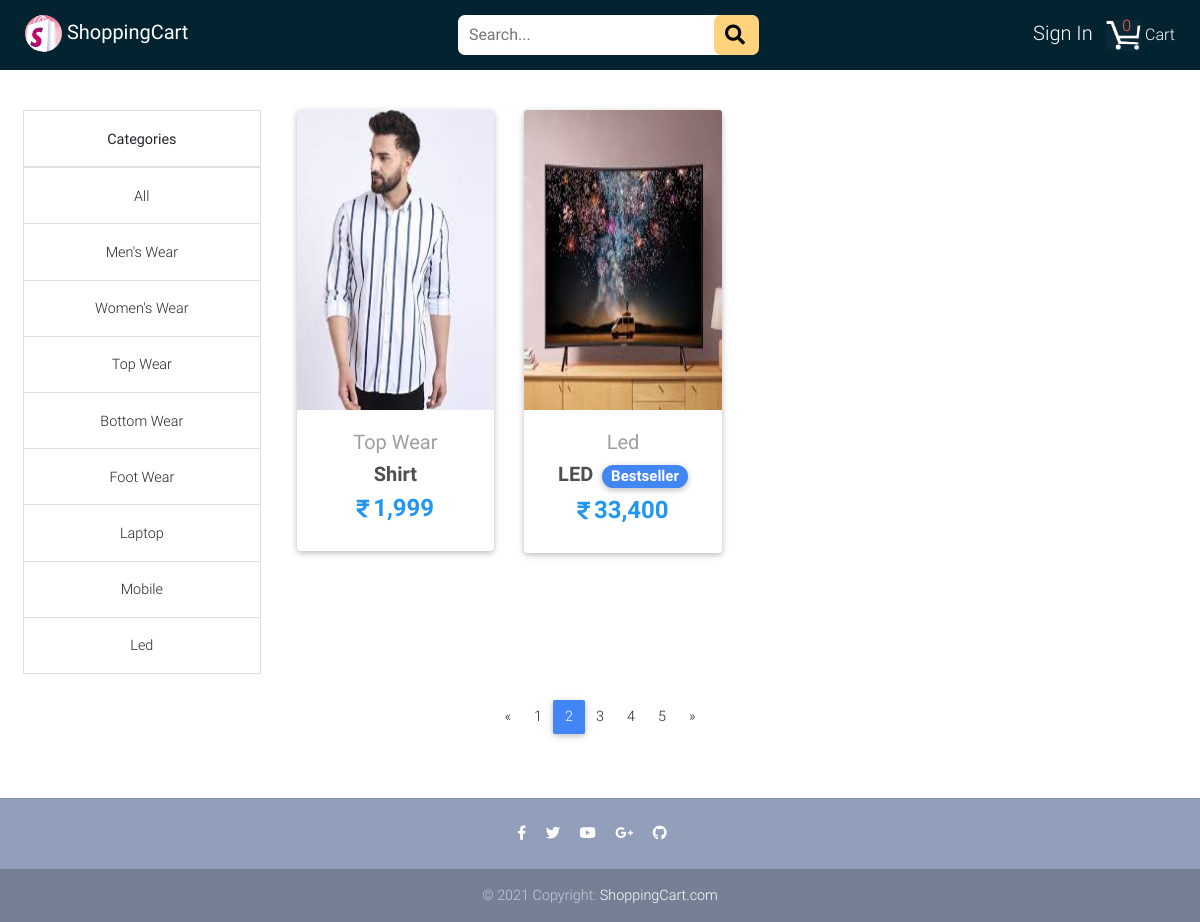
Screenshot of /all-category-products/?page=2 with the database file from the repository.
### myshop/models.py (models this page shows, shortened)
class Category(models.Model):
    category = models.CharField(max_length=15)
    def __str__(self):
        return self.category

class Product(models.Model):
    title = models.CharField(max_length=100)
    price = models.IntegerField()
    discounted_price = models.IntegerField(blank=True, null=True)
    description = models.TextField()
    tag = models.CharField(choices=LABEL_CHOICES,
                           max_length=15, blank=True, null=True)
    label = models.CharField(choices=LABEL_COLOR_CHOICES,
                             max_length=1, blank=True, null=True)
    brand = models.CharField(max_length=50)
    size = MultiSelectField(choices=SIZE_CHOICES, blank=True, null=True)
    category = models.ForeignKey(Category, on_delete=models.CASCADE)
    image = models.ImageField(upload_to='images')

### myshop/views.py (the view)
# urls.py: path('all-category-products/', views.Allcategories, name='all_category'),
def Allcategories(request):
    categories = Category.objects.all()
    products = Paginator(Product.objects.all().order_by('-id'), 2)
    page = request.GET.get('page')
    try:
        all_product = products.page(page)
    except PageNotAnInteger:
        all_product = products.page(1)
    except EmptyPage:
        all_product = products.page(products.num_pages)
    cart_quantity = 0
    user = request.user
    if user.is_authenticated:
        cart_item = Cart.objects.filter(user=user)
        for i in cart_item:
            cart_quantity += i.quantity
    context = {
        'all_product': all_product,
        'categories': categories,
        'cart_quantity': cart_quantity,
    }
    return render(request, 'allcategories.html', context)

### myshop/templates/allcategories.html (shortened to what this page needs)
{% extends "base.html" %}
{% load static %}
{% load humanize %}
{% block content %}
{% if all_product %}
<div class="row" id="tablesectionrow">
    <aside class="text-center" id="categoriestable">
        <table class="table table-bordered">
            <thead>
                <tr>
                    <th>Categories</th>
                </tr>
            </thead>
            <tbody>
                <tr>
                    <td>
                        <a href="{% url 'all_category' %}">All</a>
                    </td>
                </tr>
                {% for category in categories %}
                <tr>
                    <td>
                        <a href="{% url 'category' category.id %}">{{ category }}</a>
                    </td>
                </tr>
                {% endfor %}
            </tbody>
        </table>
    </aside>
    <section class="text-center mb-4" id="categoriessection">
        <div class="row wow fadeIn">
            {% for prod in all_product %}
            <div class="col-lg-3 col-md-6 mb-4">
            <div class="card">
              <div class="view overlay">
                <img src="{{ prod.image.url }}" class="card-img-top" height="300" alt="">
              </div>
              <div class="card-body text-center">
                <a href="{% url 'product_detail' prod.id %}" class="grey-text">
                  <h5>{{ prod.category }}</h5>
                </a>
                <h5>
                  <strong>
                    <a href="{% url 'product_detail' prod.id %}" class="dark-grey-text">{{ prod.title }}
                {% if prod.label %}
                   <span class="badge badge-pill {{ prod.get_label_display }}-color ml-1">{{prod.tag}}</span>
                {% endif %}
                    </a>
                  </strong>
                </h5>
                <h4 class="font-weight-bold blue-text">
                {% if prod.discounted_price %}
                  <strong><i class="fa mr-1" style="font-size: 20px;">&#xf156;</i>{{ prod.discounted_price|intcomma }}</strong>
                {% else %}
                  <strong><i class="fa mr-1" style="font-size: 20px;">&#xf156;</i>{{ prod.price|intcomma }}</strong>
                {% endif %}
                </h4>
              </div>
            </div>
            </div>
            {% endfor %}
        </div>
</div>
<nav class="d-flex justify-content-center wow fadeIn">
    <ul class="pagination pg-blue">
        {% if all_product.has_previous %}
        <li class="page-item">
            <a class="page-link" href="?page={{all_product.previous_page_number}}" aria-label="Previous">
                <span aria-hidden="true">&laquo;</span>
            </a>
        </li>
        {% endif %}
        {% for pg in all_product.paginator.page_range %}
        {% if all_product.number == pg %}
        <li class="page-item active">
            <a class="page-link" href="?page={{pg}}" class="btn btn-default">{{pg}}</a>
        </li>
        {% else %}
        <li class="page-item">
            <a class="page-link" href="?page={{pg}}" class="btn">{{pg}}</a>
        </li>
        {% endif %}
        {% endfor %}
        {% if all_product.has_next %}
        <li class="page-item">
            <a class="page-link" href="?page={{all_product.next_page_number}}" aria-label="Next">
                <span aria-hidden="true">&raquo;</span>
            </a>
        </li>
        {% endif %}
    </ul>
</nav>
{% else %}
<div class="text-center" style="margin-top: 150px; margin-bottom: 256px;">
    <h1>Sorry, Cann't load this page !!</h1><br>
    <h2>"products not found"</h2>
</div>
{% endif %}
{% endblock %}

### myshop/templates/base.html (shortened to what this page needs)
{% load static %}
<!DOCTYPE html>
<html lang="en">
<head>
    <link rel="stylesheet" href="https://use.fontawesome.com/releases/v5.11.2/css/all.css">
    <link href="{% static 'css/bootstrap.min.css' %}" rel="stylesheet">
    <link href="{% static 'css/mdb.min.css' %}" rel="stylesheet">
    <link href="{% static 'css/style.min.css' %}" rel="stylesheet">
</head>
<body>
    <nav class="container-fluid fixed-top navbar-expand-lg">
        <div class="row">
            <div class="brand">
                <a class="navbar-brand waves-effect" href="/" target="_blank">
                    <span>
                        <img src="{% static 'img/logo1.jpg' %}" class="logo">
                    </span>
                    <strong class="white-text">ShoppingCart</strong>
                </a>
            </div>
            {% if user.is_anonymous %}
            <div id="signinpage">
                <a href="{% url 'login' %}">Sign In</a>
            </div>
            {% endif %}
            <div class="cart-item">
                <a href="{% url 'cart_item' %}" class="cart waves-effect">
                    {% if user.is_anonymous %}
                    <span class="cart-basket d-flex align-items-center justify-content-center">0</span>
                    {% else %}
                    <span class="cart-basket d-flex align-items-center justify-content-center">{{cart_quantity}}</span>
                    {% endif %}
                    <span>
                        <img class="cart-image" src="{% static 'img/shoppingcart.png' %}">
                    </span>
                    <span class="text-white">Cart</span>
                </a>
            </div>
            <div class="searchbar">
                <form action="/search" method="GET">
                    <input class="search" name="query" id="query" type="search" placeholder="Search..." aria-label="Search">
                    <button class="search-btn" type="submit" style="border: none;">
                        <i class="fas fa-search"></i>
                    </button>
                </form>
            </div>
        </div>
    </nav>
    {% block content %}{% endblock %}
    <footer class="page-footer text-center font-small mt-5">
        <hr class="my-4">
        <div class="pb-4">
            <a href="#" target="_blank">
                <i class="fab fa-facebook-f mr-3"></i>
            </a>
            <a href="#" target="_blank">
                <i class="fab fa-twitter mr-3"></i>
            </a>
            <a href="#" target="_blank">
                <i class="fab fa-youtube mr-3"></i>
            </a>
            <a href="#" target="_blank">
                <i class="fab fa-google-plus-g mr-3"></i>
            </a>
            <a href="#" target="_blank">
                <i class="fab fa-github mr-3"></i>
            </a>
        </div>
        <div class="footer-copyright py-3">
            © 2021 Copyright:
            <a href="#" target="_blank"> ShoppingCart.com</a>
        </div>
    </footer>
</body>
</html>

### rows the page displays
Category: category "Men's Wear"
Category: category "Women's Wear"
Category: category "Top Wear"
Category: category "Bottom Wear"
Category: category "Foot Wear"
Category: category "Laptop"
Category: category "Mobile"
Category: category "Led"
Product: image (picture), category "Top Wear", title "Shirt", price "1,999"
Product: image (picture), category "Led", title "LED", tag "Bestseller", discounted_price "33,400"

### other values shown
{{ pg }} "1" "3" "4" "5"
{{ pg }} "2"
